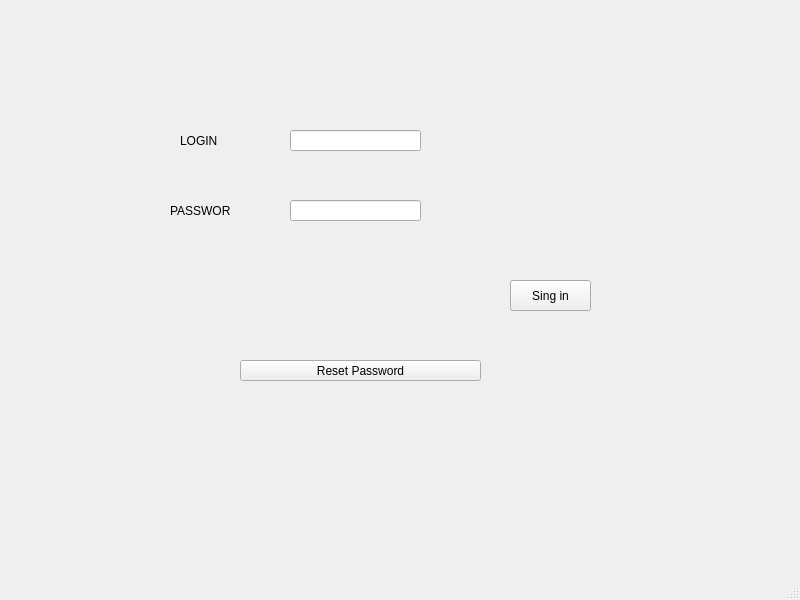
<?xml version="1.0" encoding="UTF-8"?>
<ui version="4.0">
 <class>MainWindow</class>
 <widget class="QMainWindow" name="MainWindow">
  <property name="geometry">
   <rect>
    <x>0</x>
    <y>0</y>
    <width>800</width>
    <height>600</height>
   </rect>
  </property>
  <property name="windowTitle">
   <string>LOGIN</string>
  </property>
  <widget class="QWidget" name="centralwidget">
   <widget class="QLabel" name="label">
    <property name="geometry">
     <rect>
      <x>180</x>
      <y>130</y>
      <width>61</width>
      <height>21</height>
     </rect>
    </property>
    <property name="text">
     <string>LOGIN</string>
    </property>
   </widget>
   <widget class="QLabel" name="label_2">
    <property name="geometry">
     <rect>
      <x>170</x>
      <y>200</y>
      <width>61</width>
      <height>21</height>
     </rect>
    </property>
    <property name="text">
     <string>PASSWORD</string>
    </property>
   </widget>
   <widget class="QLineEdit" name="mail">
    <property name="geometry">
     <rect>
      <x>290</x>
      <y>130</y>
      <width>131</width>
      <height>21</height>
     </rect>
    </property>
   </widget>
   <widget class="QLineEdit" name="password">
    <property name="geometry">
     <rect>
      <x>290</x>
      <y>200</y>
      <width>131</width>
      <height>21</height>
     </rect>
    </property>
   </widget>
   <widget class="QPushButton" name="pushButton">
    <property name="geometry">
     <rect>
      <x>510</x>
      <y>280</y>
      <width>81</width>
      <height>31</height>
     </rect>
    </property>
    <property name="text">
     <string>Sing in</string>
    </property>
   </widget>
   <widget class="QPushButton" name="pushButton_2">
    <property name="geometry">
     <rect>
      <x>240</x>
      <y>360</y>
      <width>241</width>
      <height>21</height>
     </rect>
    </property>
    <property name="text">
     <string>Reset Password</string>
    </property>
   </widget>
  </widget>
  <widget class="QMenuBar" name="menubar">
   <property name="geometry">
    <rect>
     <x>0</x>
     <y>0</y>
     <width>800</width>
     <height>22</height>
    </rect>
   </property>
  </widget>
  <widget class="QStatusBar" name="statusbar"/>
 </widget>
 <resources/>
 <connections/>
</ui>
